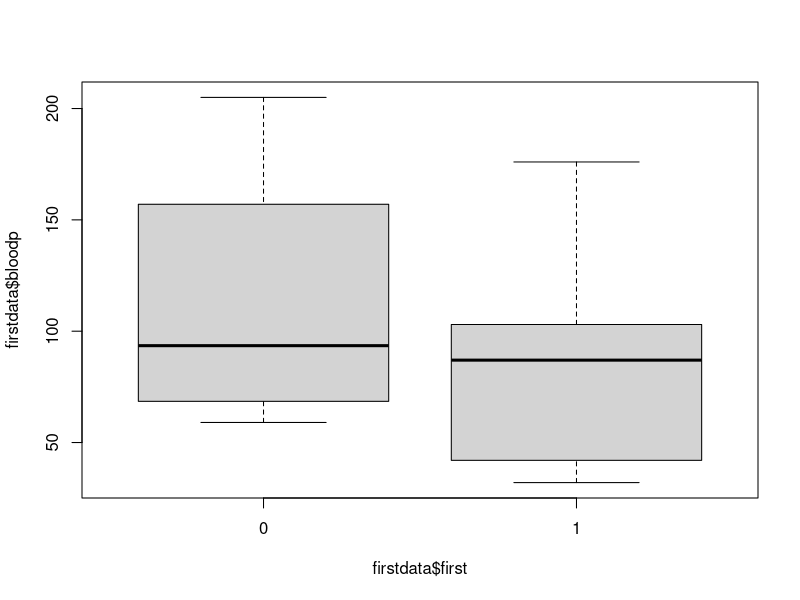
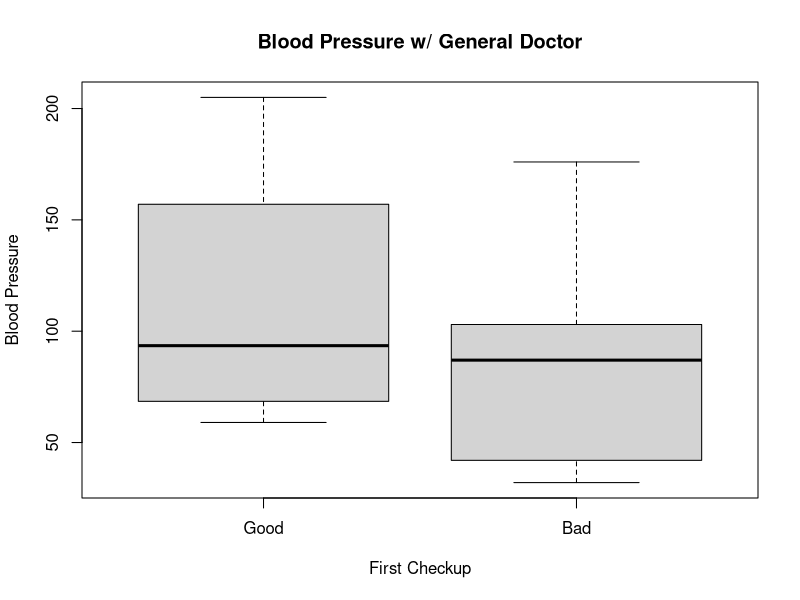
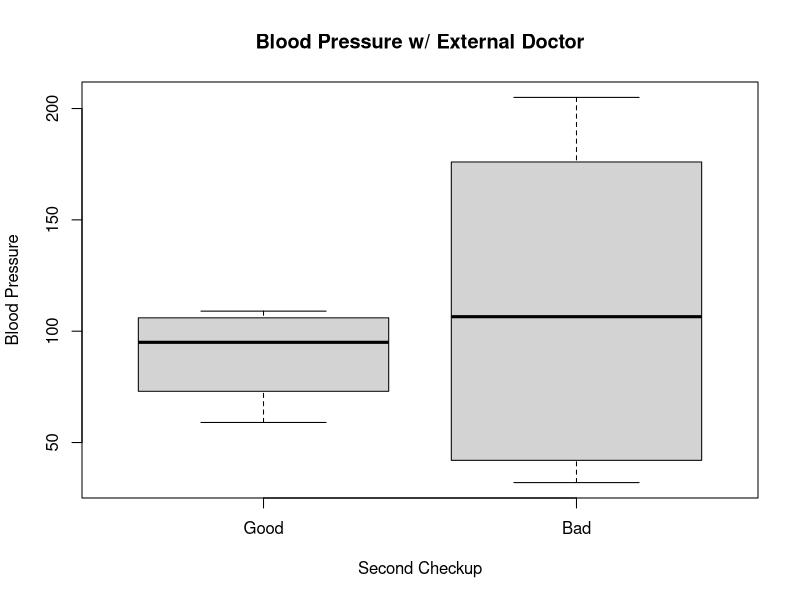
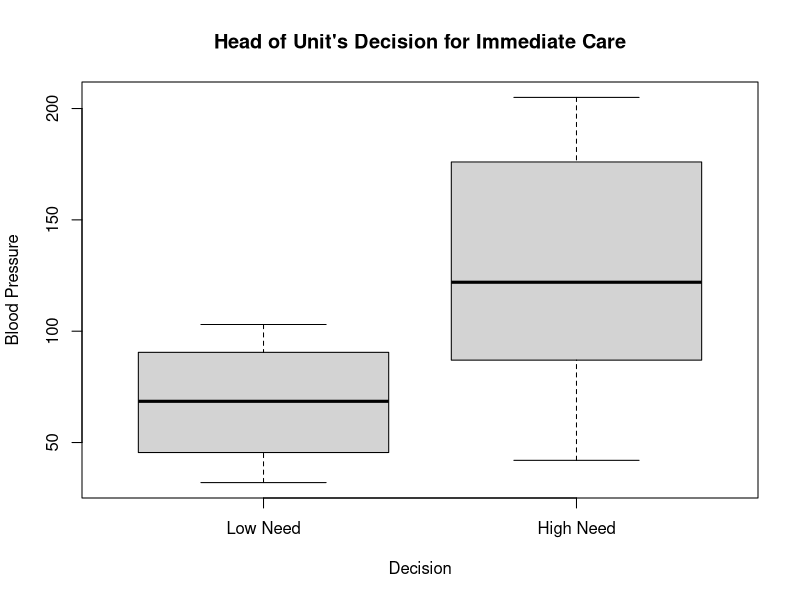
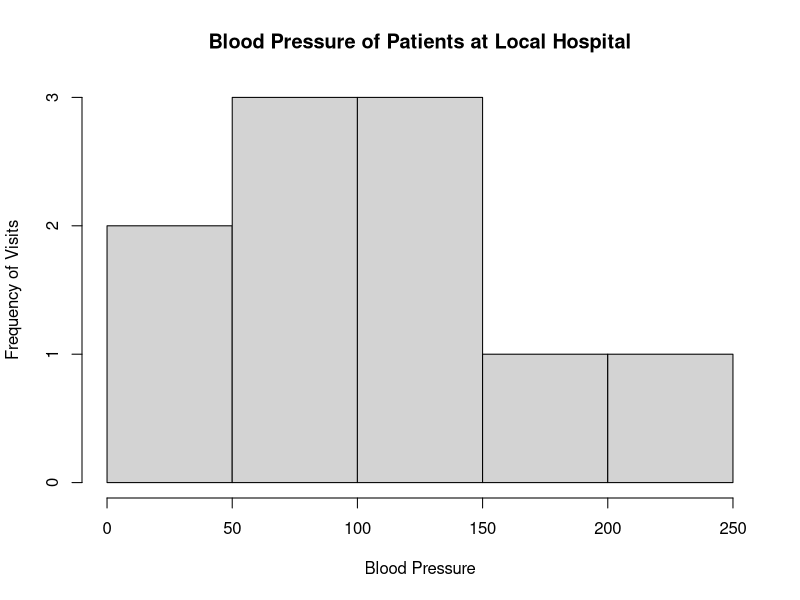

Source code (R) for these figures, in order:
firstdata <- data.frame(
  Freq=c(0.6, 0.3, 0.4, 0.4, 0.2, 0.6, 0.3, 0.4, 0.9, 0.2),
  bloodp=c(103, 87, 32, 42, 59, 109, 78, 205, 135, 176),
  first=c(1, 1, 1, 1, 0, 0, 0, 0, NA, 1),
  second=c(0, 0, 1, 1, 0, 0, 1, 1, 1, 1),
  finaldecision=c(0, 1, 0, 1, 0, 1, 0, 1, 1, 1))

boxplot(firstdata$bloodp~firstdata$first)

#labels for boxplots
boxplot(firstdata$bloodp~firstdata$first, main="Blood Pressure w/ General Doctor",
        xlab="First Checkup", ylab="Blood Pressure", names=c("Good", "Bad"))

boxplot(firstdata$bloodp~firstdata$second, main="Blood Pressure w/ External Doctor",
        xlab="Second Checkup", ylab="Blood Pressure", names=c("Good", "Bad"))

boxplot(firstdata$bloodp~firstdata$finaldecision, main="Head of Unit's Decision for Immediate Care",
        xlab="Decision", ylab="Blood Pressure", names=c("Low Need", "High Need"))


hist(firstdata$bloodp, main="Blood Pressure of Patients at Local Hospital",
     xlab="Blood Pressure", ylab="Frequency of Visits")